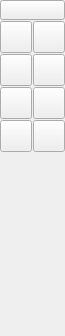
<?xml version="1.0" encoding="UTF-8"?>
<ui version="4.0">
 <class>QG_CadToolBarPolylines</class>
 <widget class="QWidget" name="QG_CadToolBarPolylines">
  <property name="geometry">
   <rect>
    <x>0</x>
    <y>0</y>
    <width>65</width>
    <height>336</height>
   </rect>
  </property>
  <property name="sizePolicy">
   <sizepolicy hsizetype="Fixed" vsizetype="Minimum">
    <horstretch>0</horstretch>
    <verstretch>0</verstretch>
   </sizepolicy>
  </property>
  <property name="minimumSize">
   <size>
    <width>65</width>
    <height>336</height>
   </size>
  </property>
  <property name="windowTitle">
   <string>Polylines</string>
  </property>
  <layout class="QGridLayout" name="gridLayout">
   <property name="margin">
    <number>0</number>
   </property>
   <property name="spacing">
    <number>1</number>
   </property>
   <item row="0" column="0" colspan="2">
    <widget class="QToolButton" name="bBack">
     <property name="sizePolicy">
      <sizepolicy hsizetype="Fixed" vsizetype="Minimum">
       <horstretch>0</horstretch>
       <verstretch>0</verstretch>
      </sizepolicy>
     </property>
     <property name="minimumSize">
      <size>
       <width>0</width>
       <height>20</height>
      </size>
     </property>
     <property name="maximumSize">
      <size>
       <width>16777215</width>
       <height>20</height>
      </size>
     </property>
     <property name="toolTip">
      <string>Back to main menu</string>
     </property>
     <property name="text">
      <string/>
     </property>
     <property name="icon">
      <iconset resource="../../../res/extui/extui.qrc">
       <normaloff>:/extui/back.png</normaloff>:/extui/back.png</iconset>
     </property>
     <property name="iconSize">
      <size>
       <width>65</width>
       <height>20</height>
      </size>
     </property>
    </widget>
   </item>
   <item row="1" column="0">
    <widget class="QToolButton" name="bPolyline">
     <property name="maximumSize">
      <size>
       <width>32</width>
       <height>32</height>
      </size>
     </property>
     <property name="toolTip">
      <string>Create Polyline</string>
     </property>
     <property name="text">
      <string/>
     </property>
     <property name="icon">
      <iconset resource="../../../res/extui/extui.qrc">
       <normaloff>:/extui/polyline.png</normaloff>:/extui/polyline.png</iconset>
     </property>
     <property name="iconSize">
      <size>
       <width>32</width>
       <height>32</height>
      </size>
     </property>
     <property name="checkable">
      <bool>true</bool>
     </property>
     <property name="autoExclusive">
      <bool>true</bool>
     </property>
    </widget>
   </item>
   <item row="1" column="1">
    <widget class="QToolButton" name="bPolylineAdd">
     <property name="maximumSize">
      <size>
       <width>32</width>
       <height>32</height>
      </size>
     </property>
     <property name="toolTip">
      <string>Add node</string>
     </property>
     <property name="text">
      <string/>
     </property>
     <property name="icon">
      <iconset resource="../../../res/extui/extui.qrc">
       <normaloff>:/extui/polylineadd.png</normaloff>:/extui/polylineadd.png</iconset>
     </property>
     <property name="iconSize">
      <size>
       <width>32</width>
       <height>32</height>
      </size>
     </property>
     <property name="checkable">
      <bool>true</bool>
     </property>
     <property name="autoExclusive">
      <bool>true</bool>
     </property>
    </widget>
   </item>
   <item row="2" column="0">
    <widget class="QToolButton" name="bPolylineAppend">
     <property name="maximumSize">
      <size>
       <width>32</width>
       <height>32</height>
      </size>
     </property>
     <property name="toolTip">
      <string>Append node</string>
     </property>
     <property name="text">
      <string/>
     </property>
     <property name="icon">
      <iconset resource="../../../res/extui/extui.qrc">
       <normaloff>:/extui/polylineappend.png</normaloff>:/extui/polylineappend.png</iconset>
     </property>
     <property name="iconSize">
      <size>
       <width>32</width>
       <height>32</height>
      </size>
     </property>
     <property name="checkable">
      <bool>true</bool>
     </property>
     <property name="autoExclusive">
      <bool>true</bool>
     </property>
    </widget>
   </item>
   <item row="2" column="1">
    <widget class="QToolButton" name="bPolylineDel">
     <property name="maximumSize">
      <size>
       <width>32</width>
       <height>32</height>
      </size>
     </property>
     <property name="toolTip">
      <string>Delete node</string>
     </property>
     <property name="text">
      <string/>
     </property>
     <property name="icon">
      <iconset resource="../../../res/extui/extui.qrc">
       <normaloff>:/extui/polylinedel.png</normaloff>:/extui/polylinedel.png</iconset>
     </property>
     <property name="iconSize">
      <size>
       <width>32</width>
       <height>32</height>
      </size>
     </property>
     <property name="checkable">
      <bool>true</bool>
     </property>
     <property name="autoExclusive">
      <bool>true</bool>
     </property>
    </widget>
   </item>
   <item row="3" column="0">
    <widget class="QToolButton" name="bPolylineDelBetween">
     <property name="maximumSize">
      <size>
       <width>32</width>
       <height>32</height>
      </size>
     </property>
     <property name="toolTip">
      <string>Delete between two nodes</string>
     </property>
     <property name="text">
      <string/>
     </property>
     <property name="icon">
      <iconset resource="../../../res/extui/extui.qrc">
       <normaloff>:/extui/polylinedelbetween.png</normaloff>:/extui/polylinedelbetween.png</iconset>
     </property>
     <property name="iconSize">
      <size>
       <width>32</width>
       <height>32</height>
      </size>
     </property>
     <property name="checkable">
      <bool>true</bool>
     </property>
     <property name="autoExclusive">
      <bool>true</bool>
     </property>
    </widget>
   </item>
   <item row="3" column="1">
    <widget class="QToolButton" name="bPolylineTrim">
     <property name="maximumSize">
      <size>
       <width>32</width>
       <height>32</height>
      </size>
     </property>
     <property name="toolTip">
      <string>Trim segments</string>
     </property>
     <property name="text">
      <string/>
     </property>
     <property name="icon">
      <iconset resource="../../../res/extui/extui.qrc">
       <normaloff>:/extui/polylinetrim.png</normaloff>:/extui/polylinetrim.png</iconset>
     </property>
     <property name="iconSize">
      <size>
       <width>32</width>
       <height>32</height>
      </size>
     </property>
     <property name="checkable">
      <bool>true</bool>
     </property>
     <property name="autoExclusive">
      <bool>true</bool>
     </property>
    </widget>
   </item>
   <item row="4" column="0">
    <widget class="QToolButton" name="bPolylineEquidistant">
     <property name="maximumSize">
      <size>
       <width>32</width>
       <height>32</height>
      </size>
     </property>
     <property name="toolTip">
      <string>Polyline equidistant</string>
     </property>
     <property name="text">
      <string/>
     </property>
     <property name="icon">
      <iconset resource="../../../res/extui/extui.qrc">
       <normaloff>:/extui/polylineequidstant.png</normaloff>:/extui/polylineequidstant.png</iconset>
     </property>
     <property name="iconSize">
      <size>
       <width>32</width>
       <height>32</height>
      </size>
     </property>
     <property name="checkable">
      <bool>true</bool>
     </property>
     <property name="autoExclusive">
      <bool>true</bool>
     </property>
    </widget>
   </item>
   <item row="4" column="1">
    <widget class="QToolButton" name="bPolylineSegment">
     <property name="maximumSize">
      <size>
       <width>32</width>
       <height>32</height>
      </size>
     </property>
     <property name="toolTip">
      <string>Create Polyline from Existing Segments</string>
     </property>
     <property name="text">
      <string/>
     </property>
     <property name="icon">
      <iconset resource="../../../res/extui/extui.qrc">
       <normaloff>:/extui/polylinesegment.png</normaloff>:/extui/polylinesegment.png</iconset>
     </property>
     <property name="iconSize">
      <size>
       <width>32</width>
       <height>32</height>
      </size>
     </property>
     <property name="checkable">
      <bool>true</bool>
     </property>
     <property name="autoExclusive">
      <bool>true</bool>
     </property>
    </widget>
   </item>
   <item row="5" column="0">
    <spacer name="verticalSpacer">
     <property name="orientation">
      <enum>Qt::Vertical</enum>
     </property>
     <property name="sizeHint" stdset="0">
      <size>
       <width>20</width>
       <height>40</height>
      </size>
     </property>
    </spacer>
   </item>
   <item row="6" column="0">
    <widget class="QToolButton" name="bHidden">
     <property name="maximumSize">
      <size>
       <width>0</width>
       <height>0</height>
      </size>
     </property>
     <property name="toolTip">
      <string>Concentric</string>
     </property>
     <property name="text">
      <string notr="true"/>
     </property>
     <property name="iconSize">
      <size>
       <width>0</width>
       <height>0</height>
      </size>
     </property>
     <property name="checkable">
      <bool>true</bool>
     </property>
     <property name="autoExclusive">
      <bool>true</bool>
     </property>
    </widget>
   </item>
  </layout>
 </widget>
 <layoutdefault spacing="6" margin="11"/>
 <resources>
  <include location="../../../res/extui/extui.qrc"/>
 </resources>
 <connections>
  <connection>
   <sender>bPolyline</sender>
   <signal>clicked()</signal>
   <receiver>QG_CadToolBarPolylines</receiver>
   <slot>drawPolyline()</slot>
   <hints>
    <hint type="sourcelabel">
     <x>20</x>
     <y>41</y>
    </hint>
    <hint type="destinationlabel">
     <x>20</x>
     <y>20</y>
    </hint>
   </hints>
  </connection>
  <connection>
   <sender>bPolylineAdd</sender>
   <signal>clicked()</signal>
   <receiver>QG_CadToolBarPolylines</receiver>
   <slot>polylineAdd()</slot>
   <hints>
    <hint type="sourcelabel">
     <x>53</x>
     <y>41</y>
    </hint>
    <hint type="destinationlabel">
     <x>20</x>
     <y>20</y>
    </hint>
   </hints>
  </connection>
  <connection>
   <sender>bPolylineDel</sender>
   <signal>clicked()</signal>
   <receiver>QG_CadToolBarPolylines</receiver>
   <slot>polylineDel()</slot>
   <hints>
    <hint type="sourcelabel">
     <x>53</x>
     <y>81</y>
    </hint>
    <hint type="destinationlabel">
     <x>20</x>
     <y>20</y>
    </hint>
   </hints>
  </connection>
  <connection>
   <sender>bPolylineDelBetween</sender>
   <signal>clicked()</signal>
   <receiver>QG_CadToolBarPolylines</receiver>
   <slot>polylineDelBetween()</slot>
   <hints>
    <hint type="sourcelabel">
     <x>20</x>
     <y>121</y>
    </hint>
    <hint type="destinationlabel">
     <x>20</x>
     <y>20</y>
    </hint>
   </hints>
  </connection>
  <connection>
   <sender>bPolylineTrim</sender>
   <signal>clicked()</signal>
   <receiver>QG_CadToolBarPolylines</receiver>
   <slot>polylineTrim()</slot>
   <hints>
    <hint type="sourcelabel">
     <x>53</x>
     <y>121</y>
    </hint>
    <hint type="destinationlabel">
     <x>20</x>
     <y>20</y>
    </hint>
   </hints>
  </connection>
  <connection>
   <sender>bPolylineAppend</sender>
   <signal>clicked()</signal>
   <receiver>QG_CadToolBarPolylines</receiver>
   <slot>polylineAppend()</slot>
   <hints>
    <hint type="sourcelabel">
     <x>20</x>
     <y>81</y>
    </hint>
    <hint type="destinationlabel">
     <x>20</x>
     <y>20</y>
    </hint>
   </hints>
  </connection>
  <connection>
   <sender>bPolylineEquidistant</sender>
   <signal>clicked()</signal>
   <receiver>QG_CadToolBarPolylines</receiver>
   <slot>polylineEquidistant()</slot>
   <hints>
    <hint type="sourcelabel">
     <x>20</x>
     <y>161</y>
    </hint>
    <hint type="destinationlabel">
     <x>20</x>
     <y>20</y>
    </hint>
   </hints>
  </connection>
  <connection>
   <sender>bPolylineSegment</sender>
   <signal>clicked()</signal>
   <receiver>QG_CadToolBarPolylines</receiver>
   <slot>polylineSegment()</slot>
   <hints>
    <hint type="sourcelabel">
     <x>53</x>
     <y>161</y>
    </hint>
    <hint type="destinationlabel">
     <x>20</x>
     <y>20</y>
    </hint>
   </hints>
  </connection>
 </connections>
</ui>
